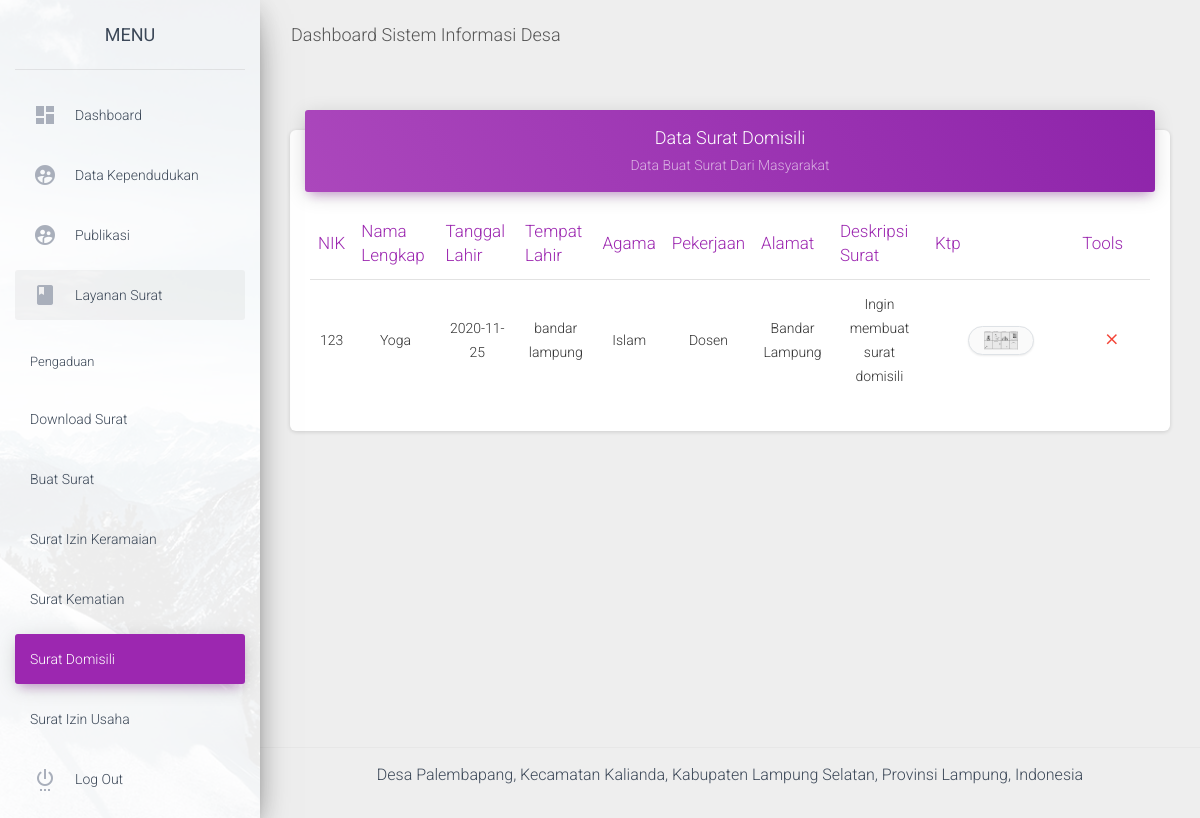
Page /admin/data_surat_domisili.php (signed in) on the earlier database version.
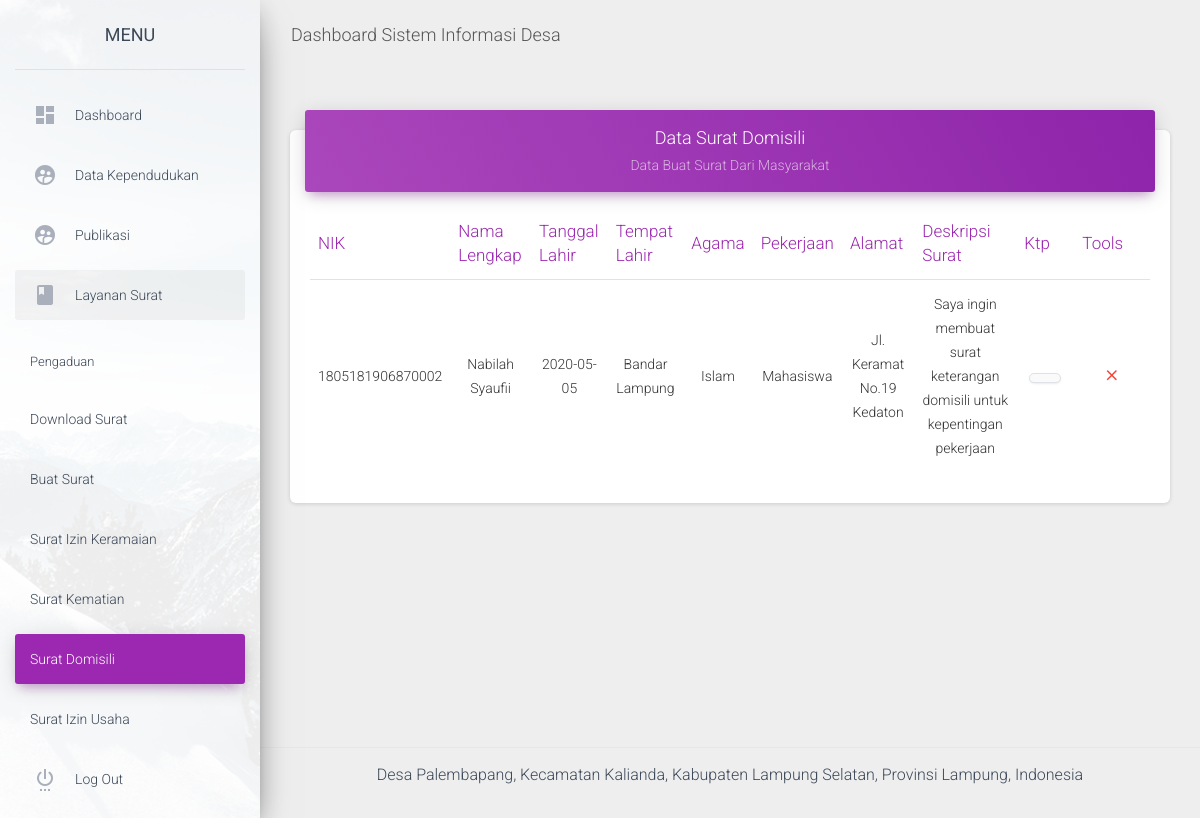
Same page on the later database version.
### tables this page shows
CREATE TABLE `surat_domisili` (
  `id_surat_domisili` varchar(10) NOT NULL,
  `nik` varchar(50) NOT NULL,
  `nama` varchar(100) NOT NULL,
  `tanggal_lahir` date NOT NULL,
  `tempat_lahir` varchar(50) NOT NULL,
  `agama` varchar(25) NOT NULL,
  `pekerjaan` varchar(25) NOT NULL,
  `alamat` varchar(50) NOT NULL,
  `file_surat` varchar(255) NOT NULL,
  `deskripsi_surat` text NOT NULL
);

### admin/data_surat_domisili.php (the view, shortened to what the changed rows need)
<?php include "atas.php";include "config.php"; ?>
<?php if(isset($_SESSION['username'])) { ?>
<div class="wrapper ">
  <div class="main-panel">
    <div class="content">
      <div class="container-fluid">
        <div class="row">
          <div class="col-md-12">
            <div class="card">
              <div class="card-body">
                <div class="table-responsive">
                  <table class="table">
                    <thead class=" text-primary">
                      <th align="center">
                        NIK
                      </th>
                      <th align="center">
                        Nama Lengkap
                      </th>
                      <th align="center">
                        Tanggal Lahir
                      </th>
                      <th align="center">
                        Tempat Lahir
                      </th>
                      <th align="center">
                        Agama
                      </th>
                      <th align="center">
                        Pekerjaan
                      </th>
                      <th align="center">
                        Alamat
                      </th>
                      <th align="center">
                        Deskripsi Surat
                      </th>
                      <th align="center">
                        Ktp
                      </th>
                      <th align="center">
                        Tools
                      </th>
                    </thead>
                    <tbody>
                      <?php $sql  = "SELECT * FROM surat_domisili ORDER BY nik ";
	                          $rest = mysqli_query($koneksi,$sql);
                            while($data = mysqli_fetch_assoc($rest) ) { ?>
                      <tr>
                        <td align="center"> <?php echo $data['nik'];?></td>
                        <td align="center"> <?php echo $data['nama'];?></td>
                        <td align="center"> <?php echo $data['tanggal_lahir'];?></td>
                        <td align="center"> <?php echo $data['tempat_lahir'];?></td>
                        <td align="center"> <?php echo $data['agama'];?></td>
                        <td align="center"> <?php echo $data['pekerjaan'];?></td>
                        <td align="center"> <?php echo $data['alamat'];?></td>
                        <td align="center"> <?php echo $data['deskripsi_surat'];?></td>
                        <td align="center">
                          <a href="../<?php echo $data['file_surat']; ?>" target="_blank">
                            <img src="../<?php echo $data['file_surat']; ?>" class="col-sm-6 img-thumbnail" />
                          </a>
                        </td>
                        <td align="center">
                          <a href="confirm_hapus_buat_surat_domisili?id=<?php echo $data['id_surat_domisili']?>">
                            <button type="button" rel="tooltip" title="Hapus Data"
                              class="btn btn-danger btn-link btn-sm">
                              <i class="material-icons">close</i>
                            </button>
                          </a>
                        </td>
                      </tr>
                      <?php } ?>
                    </tbody>
                  </table>
                </div>
              </div>
            </div>
          </div>
        </div>
      </div>
    </div>
  </div>
</div>
<?php } ?>
<?php include "bawah.php"; ?>

Differences in the rows shown:
changed surat_domisili "Bandar Lampung": nik "123" → "1805181906870002"; nama "Yoga" → "Nabilah Syaufii"; tanggal_lahir "2020-11-25" → "2020-05-05"; tempat_lahir "bandar lampung" → "Bandar Lampung"; pekerjaan "Dosen" → "Mahasiswa"; alamat "Bandar Lampung" → "Jl. Keramat No.19 Kedaton"; deskripsi_surat "Ingin membuat surat domisili" → "Saya ingin membuat surat keterangan domisili untuk kepentingan pekerjaan"; file_surat: a different picture
